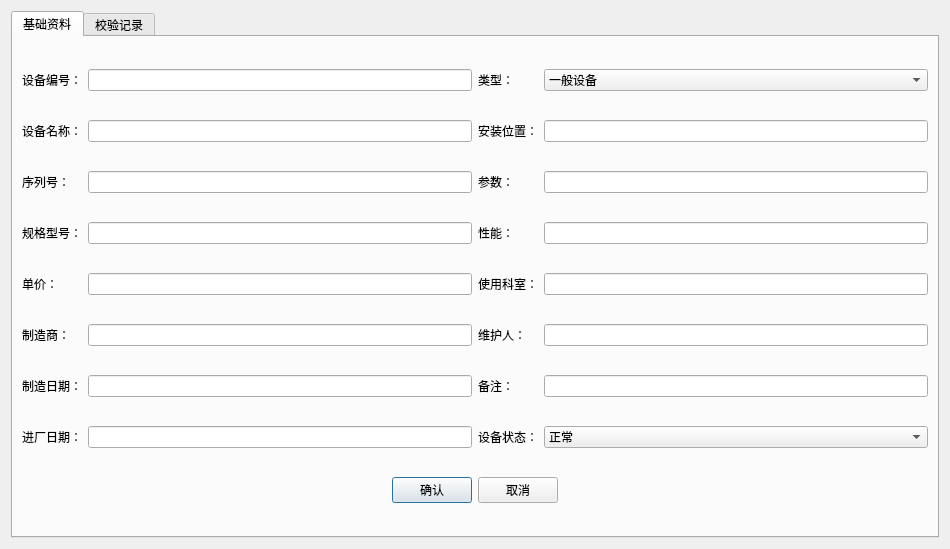
<?xml version="1.0" encoding="UTF-8"?>
<ui version="4.0">
 <class>Dialog</class>
 <widget class="QDialog" name="Dialog">
  <property name="geometry">
   <rect>
    <x>0</x>
    <y>0</y>
    <width>950</width>
    <height>549</height>
   </rect>
  </property>
  <property name="windowTitle">
   <string>编辑设备信息</string>
  </property>
  <layout class="QGridLayout" name="gridLayout">
   <item row="0" column="0">
    <widget class="QTabWidget" name="tabWidget">
     <property name="currentIndex">
      <number>0</number>
     </property>
     <widget class="QWidget" name="tab">
      <attribute name="title">
       <string>基础资料</string>
      </attribute>
      <layout class="QGridLayout" name="gridLayout_2">
       <item row="0" column="0">
        <widget class="QLabel" name="label">
         <property name="text">
          <string>设备编号：</string>
         </property>
        </widget>
       </item>
       <item row="0" column="1">
        <widget class="QLineEdit" name="lineEdit_id"/>
       </item>
       <item row="0" column="2">
        <widget class="QLabel" name="label_17">
         <property name="text">
          <string>类型：</string>
         </property>
        </widget>
       </item>
       <item row="0" column="3">
        <widget class="QComboBox" name="comboBox_type">
         <item>
          <property name="text">
           <string>一般设备</string>
          </property>
         </item>
         <item>
          <property name="text">
           <string>计量器</string>
          </property>
         </item>
         <item>
          <property name="text">
           <string>空调系统</string>
          </property>
         </item>
         <item>
          <property name="text">
           <string>纯化水系统</string>
          </property>
         </item>
         <item>
          <property name="text">
           <string>注射用水系统</string>
          </property>
         </item>
         <item>
          <property name="text">
           <string>检验分析仪器</string>
          </property>
         </item>
         <item>
          <property name="text">
           <string>办公设备</string>
          </property>
         </item>
         <item>
          <property name="text">
           <string>公用设备</string>
          </property>
         </item>
        </widget>
       </item>
       <item row="1" column="0">
        <widget class="QLabel" name="label_8">
         <property name="text">
          <string>设备名称：</string>
         </property>
        </widget>
       </item>
       <item row="1" column="1">
        <widget class="QLineEdit" name="lineEdit_name"/>
       </item>
       <item row="1" column="2">
        <widget class="QLabel" name="label_9">
         <property name="text">
          <string>安装位置：</string>
         </property>
        </widget>
       </item>
       <item row="1" column="3">
        <widget class="QLineEdit" name="lineEdit_location"/>
       </item>
       <item row="2" column="0">
        <widget class="QLabel" name="label_7">
         <property name="text">
          <string>序列号：</string>
         </property>
        </widget>
       </item>
       <item row="2" column="1">
        <widget class="QLineEdit" name="lineEdit_NO"/>
       </item>
       <item row="2" column="2">
        <widget class="QLabel" name="label_10">
         <property name="text">
          <string>参数：</string>
         </property>
        </widget>
       </item>
       <item row="2" column="3">
        <widget class="QLineEdit" name="lineEdit_parameter"/>
       </item>
       <item row="3" column="0">
        <widget class="QLabel" name="label_6">
         <property name="text">
          <string>规格型号：</string>
         </property>
        </widget>
       </item>
       <item row="3" column="1">
        <widget class="QLineEdit" name="lineEdit_spec"/>
       </item>
       <item row="3" column="2">
        <widget class="QLabel" name="label_11">
         <property name="text">
          <string>性能：</string>
         </property>
        </widget>
       </item>
       <item row="3" column="3">
        <widget class="QLineEdit" name="lineEdit_performance"/>
       </item>
       <item row="4" column="0">
        <widget class="QLabel" name="label_5">
         <property name="text">
          <string>单价：</string>
         </property>
        </widget>
       </item>
       <item row="4" column="1">
        <widget class="QLineEdit" name="lineEdit_price"/>
       </item>
       <item row="4" column="2">
        <widget class="QLabel" name="label_12">
         <property name="text">
          <string>使用科室：</string>
         </property>
        </widget>
       </item>
       <item row="4" column="3">
        <widget class="ComboLine" name="lineEdit_dept"/>
       </item>
       <item row="5" column="0">
        <widget class="QLabel" name="label_2">
         <property name="text">
          <string>制造商：</string>
         </property>
        </widget>
       </item>
       <item row="5" column="1">
        <widget class="QLineEdit" name="lineEdit_producer"/>
       </item>
       <item row="5" column="2">
        <widget class="QLabel" name="label_13">
         <property name="text">
          <string>维护人：</string>
         </property>
        </widget>
       </item>
       <item row="5" column="3">
        <widget class="ComboLine" name="lineEdit_maintainer"/>
       </item>
       <item row="6" column="0">
        <widget class="QLabel" name="label_18">
         <property name="text">
          <string>制造日期：</string>
         </property>
        </widget>
       </item>
       <item row="6" column="1">
        <widget class="QLineEdit" name="lineEdit_makedate"/>
       </item>
       <item row="6" column="2">
        <widget class="QLabel" name="label_14">
         <property name="text">
          <string>备注：</string>
         </property>
        </widget>
       </item>
       <item row="6" column="3">
        <widget class="QLineEdit" name="lineEdit_remark"/>
       </item>
       <item row="7" column="0">
        <widget class="QLabel" name="label_3">
         <property name="text">
          <string>进厂日期：</string>
         </property>
        </widget>
       </item>
       <item row="7" column="1">
        <widget class="QLineEdit" name="lineEdit_indate"/>
       </item>
       <item row="7" column="2">
        <widget class="QLabel" name="label_4">
         <property name="text">
          <string>设备状态：</string>
         </property>
        </widget>
       </item>
       <item row="7" column="3">
        <widget class="QComboBox" name="comboBox_status">
         <item>
          <property name="text">
           <string>正常</string>
          </property>
         </item>
         <item>
          <property name="text">
           <string>检修</string>
          </property>
         </item>
         <item>
          <property name="text">
           <string>清洁</string>
          </property>
         </item>
         <item>
          <property name="text">
           <string>报废</string>
          </property>
         </item>
        </widget>
       </item>
       <item row="8" column="0" colspan="4">
        <layout class="QHBoxLayout" name="horizontalLayout">
         <item>
          <spacer name="horizontalSpacer">
           <property name="orientation">
            <enum>Qt::Horizontal</enum>
           </property>
           <property name="sizeHint" stdset="0">
            <size>
             <width>40</width>
             <height>20</height>
            </size>
           </property>
          </spacer>
         </item>
         <item>
          <widget class="QPushButton" name="pushButton_accept">
           <property name="text">
            <string>确认</string>
           </property>
          </widget>
         </item>
         <item>
          <widget class="QPushButton" name="pushButton_cancel">
           <property name="text">
            <string>取消</string>
           </property>
          </widget>
         </item>
         <item>
          <spacer name="horizontalSpacer_2">
           <property name="orientation">
            <enum>Qt::Horizontal</enum>
           </property>
           <property name="sizeHint" stdset="0">
            <size>
             <width>40</width>
             <height>20</height>
            </size>
           </property>
          </spacer>
         </item>
        </layout>
       </item>
      </layout>
     </widget>
     <widget class="QWidget" name="tab_2">
      <attribute name="title">
       <string>校验记录</string>
      </attribute>
      <layout class="QGridLayout" name="gridLayout_3">
       <item row="0" column="0">
        <widget class="QTreeWidget" name="treeWidget_checklist">
         <property name="contextMenuPolicy">
          <enum>Qt::CustomContextMenu</enum>
         </property>
         <column>
          <property name="text">
           <string>id</string>
          </property>
         </column>
         <column>
          <property name="text">
           <string>状态</string>
          </property>
         </column>
         <column>
          <property name="text">
           <string>日期</string>
          </property>
         </column>
         <column>
          <property name="text">
           <string>校验单位</string>
          </property>
         </column>
         <column>
          <property name="text">
           <string>校验结果</string>
          </property>
         </column>
         <column>
          <property name="text">
           <string>填写人</string>
          </property>
         </column>
        </widget>
       </item>
      </layout>
     </widget>
    </widget>
   </item>
  </layout>
 </widget>
 <customwidgets>
  <customwidget>
   <class>ComboLine</class>
   <extends>QLineEdit</extends>
   <header>lib.mywidget.comboline.h</header>
  </customwidget>
 </customwidgets>
 <tabstops>
  <tabstop>pushButton_accept</tabstop>
  <tabstop>pushButton_cancel</tabstop>
 </tabstops>
 <resources/>
 <connections/>
</ui>
